Frame 1 (no input): blank canvas, image omitted
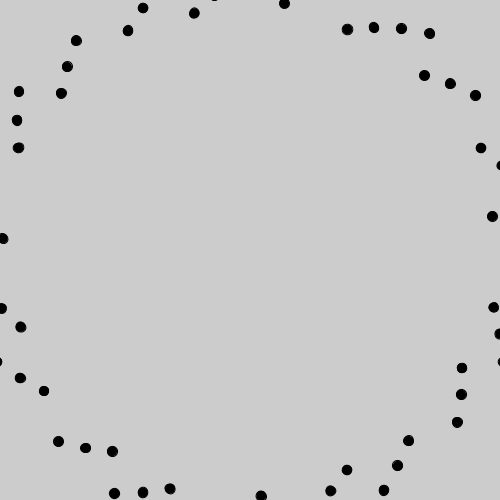
Frame 60 (the mouse pressed at the canvas centre just before this capture)
Frame 120 (the mouse held since frame 60 and released just before this capture): blank canvas, image omitted

The Processing sketch that drew this single still picture (run headless with seeded random() and noise(); from frame 60 on, the mouse is pressed at the canvas centre):

// Processing sketch: processing_145884
// ── processing_145884.pde

float a;
float x=200;
float y=200;

float r=1.36;
void setup(){
  size(500,500);
 // background(255);
  fill(0);
}
void draw(){
  a+=PI/r;
  x-=.5;
  y-=.5;
  translate(250,250);
  rotate(a);
  ellipse(x,y,10,10);
  if (mousePressed){
    r=random(1,2);
    a=0;
    x=200;
    y=200;
    background(200);
  }
}
